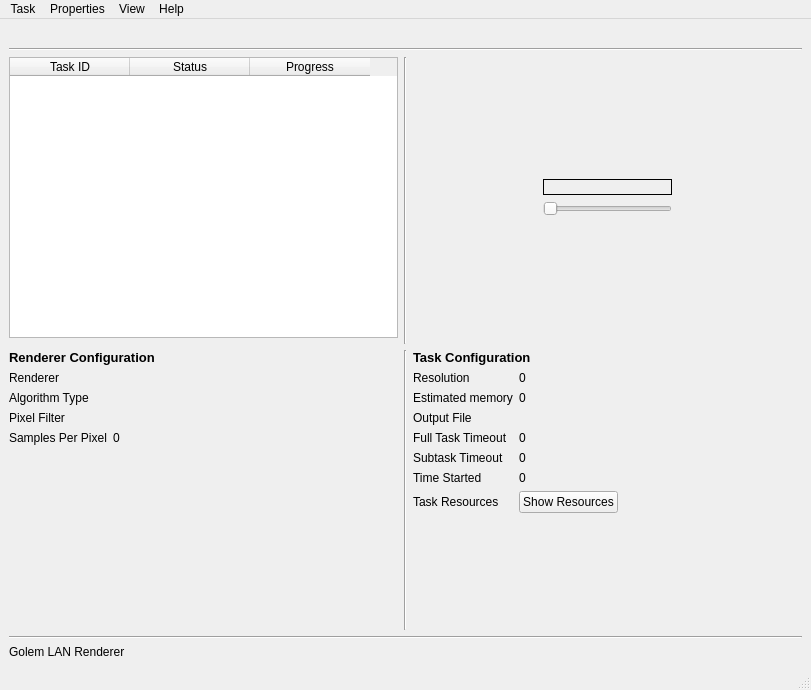
<?xml version="1.0" encoding="UTF-8"?>
<ui version="4.0">
 <class>AdministrationMainWindow</class>
 <widget class="QMainWindow" name="AdministrationMainWindow">
  <property name="geometry">
   <rect>
    <x>0</x>
    <y>0</y>
    <width>811</width>
    <height>690</height>
   </rect>
  </property>
  <property name="maximumSize">
   <size>
    <width>900</width>
    <height>690</height>
   </size>
  </property>
  <property name="windowTitle">
   <string>Golem LAN Renderer</string>
  </property>
  <widget class="QWidget" name="centralwidget">
   <layout class="QVBoxLayout" name="verticalLayout_2">
    <item>
     <widget class="QLabel" name="client_id_label">
      <property name="text">
       <string/>
      </property>
     </widget>
    </item>
    <item>
     <widget class="Line" name="line_4">
      <property name="orientation">
       <enum>Qt::Horizontal</enum>
      </property>
     </widget>
    </item>
    <item>
     <layout class="QGridLayout" name="mainGridLayout">
      <property name="sizeConstraint">
       <enum>QLayout::SetDefaultConstraint</enum>
      </property>
      <item row="0" column="0">
       <widget class="QTableWidget" name="taskTableWidget">
        <property name="sizePolicy">
         <sizepolicy hsizetype="Expanding" vsizetype="Expanding">
          <horstretch>0</horstretch>
          <verstretch>0</verstretch>
         </sizepolicy>
        </property>
        <property name="contextMenuPolicy">
         <enum>Qt::CustomContextMenu</enum>
        </property>
        <property name="layoutDirection">
         <enum>Qt::LeftToRight</enum>
        </property>
        <property name="autoFillBackground">
         <bool>true</bool>
        </property>
        <property name="frameShape">
         <enum>QFrame::StyledPanel</enum>
        </property>
        <property name="editTriggers">
         <set>QAbstractItemView::NoEditTriggers</set>
        </property>
        <property name="alternatingRowColors">
         <bool>false</bool>
        </property>
        <property name="selectionMode">
         <enum>QAbstractItemView::SingleSelection</enum>
        </property>
        <property name="selectionBehavior">
         <enum>QAbstractItemView::SelectRows</enum>
        </property>
        <property name="textElideMode">
         <enum>Qt::ElideRight</enum>
        </property>
        <property name="verticalScrollMode">
         <enum>QAbstractItemView::ScrollPerPixel</enum>
        </property>
        <property name="horizontalScrollMode">
         <enum>QAbstractItemView::ScrollPerPixel</enum>
        </property>
        <property name="gridStyle">
         <enum>Qt::DashLine</enum>
        </property>
        <property name="sortingEnabled">
         <bool>false</bool>
        </property>
        <property name="cornerButtonEnabled">
         <bool>true</bool>
        </property>
        <attribute name="horizontalHeaderVisible">
         <bool>true</bool>
        </attribute>
        <attribute name="horizontalHeaderCascadingSectionResizes">
         <bool>false</bool>
        </attribute>
        <attribute name="horizontalHeaderDefaultSectionSize">
         <number>120</number>
        </attribute>
        <attribute name="horizontalHeaderHighlightSections">
         <bool>false</bool>
        </attribute>
        <attribute name="verticalHeaderVisible">
         <bool>true</bool>
        </attribute>
        <attribute name="verticalHeaderDefaultSectionSize">
         <number>20</number>
        </attribute>
        <attribute name="verticalHeaderHighlightSections">
         <bool>false</bool>
        </attribute>
        <column>
         <property name="text">
          <string>Task ID</string>
         </property>
        </column>
        <column>
         <property name="text">
          <string>Status</string>
         </property>
        </column>
        <column>
         <property name="text">
          <string>Progress</string>
         </property>
        </column>
       </widget>
      </item>
      <item row="2" column="1">
       <widget class="Line" name="line_3">
        <property name="orientation">
         <enum>Qt::Vertical</enum>
        </property>
       </widget>
      </item>
      <item row="0" column="1" rowspan="2">
       <widget class="Line" name="line_2">
        <property name="sizePolicy">
         <sizepolicy hsizetype="Fixed" vsizetype="Minimum">
          <horstretch>0</horstretch>
          <verstretch>0</verstretch>
         </sizepolicy>
        </property>
        <property name="orientation">
         <enum>Qt::Vertical</enum>
        </property>
       </widget>
      </item>
      <item row="2" column="2">
       <layout class="QVBoxLayout" name="taskConfLayout">
        <item>
         <widget class="QLabel" name="label_6">
          <property name="text">
           <string>&lt;html&gt;&lt;head/&gt;&lt;body&gt;&lt;p&gt;&lt;span style=&quot; font-size:10pt; font-weight:600;&quot;&gt;Task Configuration&lt;/span&gt;&lt;/p&gt;&lt;/body&gt;&lt;/html&gt;</string>
          </property>
          <property name="textFormat">
           <enum>Qt::AutoText</enum>
          </property>
         </widget>
        </item>
        <item>
         <layout class="QFormLayout" name="taskConfGridLayout">
          <property name="fieldGrowthPolicy">
           <enum>QFormLayout::AllNonFixedFieldsGrow</enum>
          </property>
          <item row="0" column="0">
           <widget class="QLabel" name="label_7">
            <property name="text">
             <string>Resolution</string>
            </property>
           </widget>
          </item>
          <item row="0" column="1">
           <widget class="QLabel" name="resolution">
            <property name="text">
             <string>0</string>
            </property>
           </widget>
          </item>
          <item row="1" column="0">
           <widget class="QLabel" name="label_4">
            <property name="text">
             <string>Estimated memory</string>
            </property>
           </widget>
          </item>
          <item row="1" column="1">
           <widget class="QLabel" name="estimatedMemoryLabel">
            <property name="text">
             <string>0</string>
            </property>
           </widget>
          </item>
          <item row="2" column="0">
           <widget class="QLabel" name="label_12">
            <property name="text">
             <string>Output File</string>
            </property>
           </widget>
          </item>
          <item row="3" column="0">
           <widget class="QLabel" name="label_32">
            <property name="text">
             <string>Full Task Timeout</string>
            </property>
           </widget>
          </item>
          <item row="3" column="1">
           <widget class="QLabel" name="fullTaskTimeout">
            <property name="text">
             <string>0</string>
            </property>
           </widget>
          </item>
          <item row="4" column="0">
           <widget class="QLabel" name="label_5">
            <property name="text">
             <string>Subtask Timeout</string>
            </property>
           </widget>
          </item>
          <item row="4" column="1">
           <widget class="QLabel" name="subtaskTimeout">
            <property name="text">
             <string>0</string>
            </property>
           </widget>
          </item>
          <item row="5" column="0">
           <widget class="QLabel" name="label_16">
            <property name="text">
             <string>Time Started</string>
            </property>
           </widget>
          </item>
          <item row="5" column="1">
           <widget class="QLabel" name="timeStarted">
            <property name="text">
             <string>0</string>
            </property>
           </widget>
          </item>
          <item row="6" column="1">
           <layout class="QHBoxLayout" name="horizontalLayout_3">
            <item>
             <widget class="QPushButton" name="showResourceButton">
              <property name="text">
               <string>Show Resources</string>
              </property>
             </widget>
            </item>
            <item>
             <spacer name="horizontalSpacer">
              <property name="orientation">
               <enum>Qt::Horizontal</enum>
              </property>
              <property name="sizeHint" stdset="0">
               <size>
                <width>40</width>
                <height>20</height>
               </size>
              </property>
             </spacer>
            </item>
           </layout>
          </item>
          <item row="6" column="0">
           <widget class="QLabel" name="label_14">
            <property name="text">
             <string>Task Resources</string>
            </property>
           </widget>
          </item>
          <item row="7" column="1">
           <widget class="QLabel" name="taskResource">
            <property name="text">
             <string/>
            </property>
           </widget>
          </item>
          <item row="11" column="1">
           <spacer name="verticalSpacer">
            <property name="orientation">
             <enum>Qt::Vertical</enum>
            </property>
            <property name="sizeHint" stdset="0">
             <size>
              <width>20</width>
              <height>40</height>
             </size>
            </property>
           </spacer>
          </item>
          <item row="2" column="1">
           <widget class="ClickableQLabel" name="outputFile">
            <property name="text">
             <string/>
            </property>
           </widget>
          </item>
         </layout>
        </item>
       </layout>
      </item>
      <item row="2" column="0">
       <layout class="QVBoxLayout" name="nodeConfLayout">
        <item>
         <widget class="QLabel" name="label">
          <property name="text">
           <string>&lt;html&gt;&lt;head/&gt;&lt;body&gt;&lt;p&gt;&lt;span style=&quot; font-size:10pt; font-weight:600;&quot;&gt;Renderer Configuration&lt;/span&gt;&lt;/p&gt;&lt;/body&gt;&lt;/html&gt;</string>
          </property>
          <property name="textFormat">
           <enum>Qt::AutoText</enum>
          </property>
         </widget>
        </item>
        <item>
         <layout class="QFormLayout" name="nodeConfGridLayout">
          <property name="fieldGrowthPolicy">
           <enum>QFormLayout::AllNonFixedFieldsGrow</enum>
          </property>
          <item row="1" column="1">
           <widget class="QLabel" name="renderer">
            <property name="text">
             <string/>
            </property>
           </widget>
          </item>
          <item row="1" column="0">
           <widget class="QLabel" name="label_8">
            <property name="text">
             <string>Renderer</string>
            </property>
           </widget>
          </item>
          <item row="2" column="0">
           <widget class="QLabel" name="algorithmTypeLabel">
            <property name="text">
             <string>Algorithm Type</string>
            </property>
           </widget>
          </item>
          <item row="2" column="1">
           <widget class="QLabel" name="algorithmType">
            <property name="text">
             <string/>
            </property>
           </widget>
          </item>
          <item row="3" column="0">
           <widget class="QLabel" name="pixelFilterLabel">
            <property name="text">
             <string>Pixel Filter</string>
            </property>
           </widget>
          </item>
          <item row="3" column="1">
           <widget class="QLabel" name="pixelFilter">
            <property name="text">
             <string/>
            </property>
           </widget>
          </item>
          <item row="4" column="0">
           <widget class="QLabel" name="samplesPerPixelLabel">
            <property name="text">
             <string>Samples Per Pixel</string>
            </property>
           </widget>
          </item>
          <item row="4" column="1">
           <widget class="QLabel" name="samplesPerPixel">
            <property name="text">
             <string>0</string>
            </property>
           </widget>
          </item>
         </layout>
        </item>
        <item>
         <spacer name="verticalSpacer_4">
          <property name="orientation">
           <enum>Qt::Vertical</enum>
          </property>
          <property name="sizeHint" stdset="0">
           <size>
            <width>20</width>
            <height>40</height>
           </size>
          </property>
         </spacer>
        </item>
       </layout>
      </item>
      <item row="0" column="2">
       <layout class="QHBoxLayout" name="horizontalLayout_2">
        <item>
         <spacer name="horizontalSpacer_2">
          <property name="orientation">
           <enum>Qt::Horizontal</enum>
          </property>
          <property name="sizeHint" stdset="0">
           <size>
            <width>40</width>
            <height>20</height>
           </size>
          </property>
         </spacer>
        </item>
        <item>
         <layout class="QVBoxLayout" name="verticalLayout_3">
          <property name="leftMargin">
           <number>0</number>
          </property>
          <item>
           <spacer name="verticalSpacer_3">
            <property name="orientation">
             <enum>Qt::Vertical</enum>
            </property>
            <property name="sizeHint" stdset="0">
             <size>
              <width>20</width>
              <height>40</height>
             </size>
            </property>
           </spacer>
          </item>
          <item>
           <widget class="ClickableQLabel" name="previewLabel">
            <property name="sizePolicy">
             <sizepolicy hsizetype="Fixed" vsizetype="Fixed">
              <horstretch>0</horstretch>
              <verstretch>0</verstretch>
             </sizepolicy>
            </property>
            <property name="maximumSize">
             <size>
              <width>300</width>
              <height>200</height>
             </size>
            </property>
            <property name="layoutDirection">
             <enum>Qt::LeftToRight</enum>
            </property>
            <property name="autoFillBackground">
             <bool>true</bool>
            </property>
            <property name="frameShape">
             <enum>QFrame::Box</enum>
            </property>
            <property name="text">
             <string/>
            </property>
            <property name="scaledContents">
             <bool>true</bool>
            </property>
            <property name="alignment">
             <set>Qt::AlignCenter</set>
            </property>
            <property name="textInteractionFlags">
             <set>Qt::NoTextInteraction</set>
            </property>
           </widget>
          </item>
          <item>
           <widget class="QSlider" name="frameSlider">
            <property name="orientation">
             <enum>Qt::Horizontal</enum>
            </property>
           </widget>
          </item>
          <item>
           <spacer name="verticalSpacer_2">
            <property name="orientation">
             <enum>Qt::Vertical</enum>
            </property>
            <property name="sizeHint" stdset="0">
             <size>
              <width>20</width>
              <height>40</height>
             </size>
            </property>
           </spacer>
          </item>
         </layout>
        </item>
        <item>
         <spacer name="horizontalSpacer_3">
          <property name="orientation">
           <enum>Qt::Horizontal</enum>
          </property>
          <property name="sizeHint" stdset="0">
           <size>
            <width>40</width>
            <height>20</height>
           </size>
          </property>
         </spacer>
        </item>
       </layout>
      </item>
     </layout>
    </item>
    <item>
     <widget class="Line" name="line">
      <property name="orientation">
       <enum>Qt::Horizontal</enum>
      </property>
     </widget>
    </item>
    <item>
     <layout class="QHBoxLayout" name="horizontalLayout">
      <item>
       <widget class="QLabel" name="appVer">
        <property name="baseSize">
         <size>
          <width>8</width>
          <height>0</height>
         </size>
        </property>
        <property name="text">
         <string>Golem LAN Renderer</string>
        </property>
        <property name="textFormat">
         <enum>Qt::AutoText</enum>
        </property>
        <property name="wordWrap">
         <bool>false</bool>
        </property>
       </widget>
      </item>
      <item>
       <widget class="QLabel" name="appName">
        <property name="text">
         <string/>
        </property>
       </widget>
      </item>
      <item>
       <widget class="QLabel" name="errorLabel">
        <property name="text">
         <string/>
        </property>
        <property name="alignment">
         <set>Qt::AlignRight|Qt::AlignTrailing|Qt::AlignVCenter</set>
        </property>
       </widget>
      </item>
     </layout>
    </item>
   </layout>
  </widget>
  <widget class="QMenuBar" name="menubar">
   <property name="geometry">
    <rect>
     <x>0</x>
     <y>0</y>
     <width>811</width>
     <height>21</height>
    </rect>
   </property>
   <property name="defaultUp">
    <bool>false</bool>
   </property>
   <widget class="QMenu" name="menuTask">
    <property name="title">
     <string>Task</string>
    </property>
    <addaction name="actionNew"/>
    <addaction name="actionLoadTask"/>
    <addaction name="separator"/>
    <addaction name="actionSendTestTasks"/>
    <addaction name="actionUpdateOtherGolems"/>
    <addaction name="actionSendInfoTask"/>
   </widget>
   <widget class="QMenu" name="menuProperties">
    <property name="title">
     <string>Properties</string>
    </property>
    <addaction name="actionEdit"/>
    <addaction name="actionEnvironments"/>
    <addaction name="action_identity"/>
   </widget>
   <widget class="QMenu" name="menuView">
    <property name="title">
     <string>View</string>
    </property>
    <addaction name="actionStatus"/>
    <addaction name="actionStartNodesManager"/>
   </widget>
   <widget class="QMenu" name="menuAbout">
    <property name="title">
     <string>Help</string>
    </property>
    <addaction name="actionAbout"/>
   </widget>
   <addaction name="menuTask"/>
   <addaction name="menuProperties"/>
   <addaction name="menuView"/>
   <addaction name="menuAbout"/>
  </widget>
  <widget class="QStatusBar" name="statusbar"/>
  <action name="actionNew">
   <property name="text">
    <string>New</string>
   </property>
  </action>
  <action name="actionExit">
   <property name="text">
    <string>Exit</string>
   </property>
  </action>
  <action name="actionLoadTask">
   <property name="text">
    <string>Load Task</string>
   </property>
   <property name="toolTip">
    <string>Load task</string>
   </property>
  </action>
  <action name="actionEdit">
   <property name="text">
    <string>Edit</string>
   </property>
  </action>
  <action name="actionStatus">
   <property name="text">
    <string>Status</string>
   </property>
  </action>
  <action name="actionEnvironments">
   <property name="text">
    <string>Environments</string>
   </property>
  </action>
  <action name="actionSendTestTasks">
   <property name="enabled">
    <bool>true</bool>
   </property>
   <property name="text">
    <string>Send Test Tasks</string>
   </property>
  </action>
  <action name="actionAbout">
   <property name="text">
    <string>About</string>
   </property>
  </action>
  <action name="actionUpdateOtherGolems">
   <property name="text">
    <string>Update Other Golems</string>
   </property>
  </action>
  <action name="actionSendInfoTask">
   <property name="text">
    <string>Send Info Task</string>
   </property>
  </action>
  <action name="actionStartNodesManager">
   <property name="text">
    <string>Start Nodes Manager</string>
   </property>
  </action>
  <action name="action_identity">
   <property name="text">
    <string>Identity</string>
   </property>
  </action>
 </widget>
 <customwidgets>
  <customwidget>
   <class>ClickableQLabel</class>
   <extends>QLabel</extends>
   <header>clickableqlabel.h</header>
  </customwidget>
 </customwidgets>
 <tabstops>
  <tabstop>taskTableWidget</tabstop>
 </tabstops>
 <resources/>
 <connections/>
</ui>
